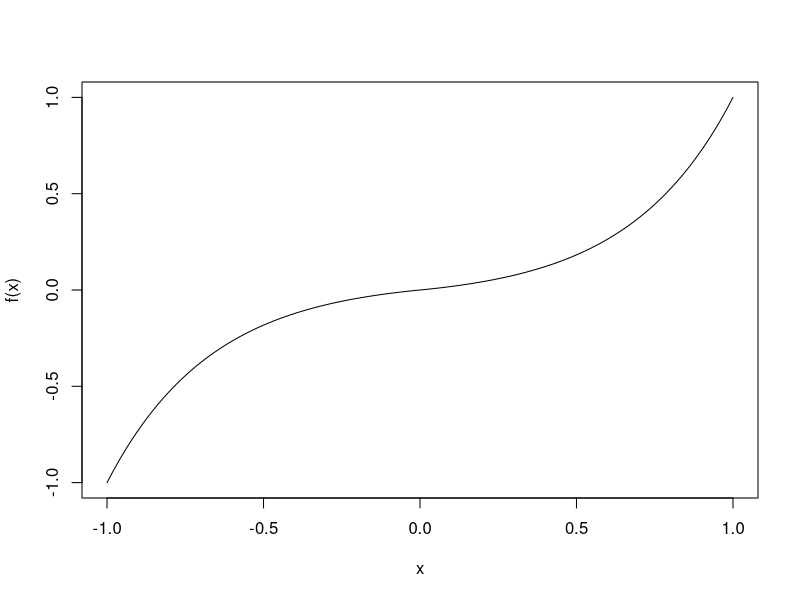
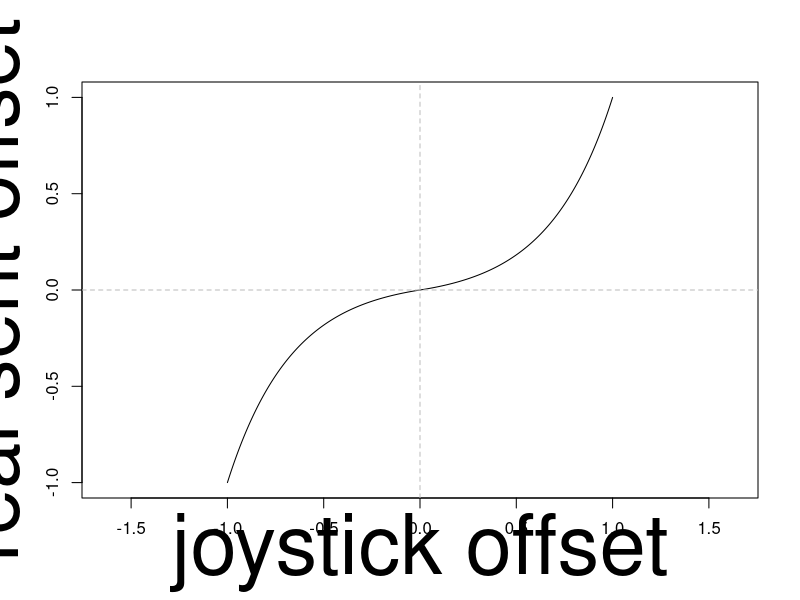

The R source for these figures, in order: (Note: this script raises an error after producing the figures.)
f <- function(x) {
  ifelse(x > 0, (exp(3 * x) - 1) / (exp(3) - 1), -(exp(3 * (-x)) - 1) / (exp(3) - 1))
}
curve(f, from = -1, to= 1 )
x <- seq(-1, 1, length.out=5000)
y <- f(x)
plot(x, y, type="l", xlim=c(-1, 1), ylim=c(-1, 1), xlab='joystick offset', ylab="real sent offset", asp=1, cex.lab=5)
abline(h=0, v=0, col="gray", lty=2)

ggsave(
  "joystick_offset_mapping.jpeg",
  plot=get_last_plot(),
  device = NULL,
  scale = 1,
  width = 6,
  height = 6,
  units = c("in", "cm", "mm", "px"),
  dpi = 300,
)
